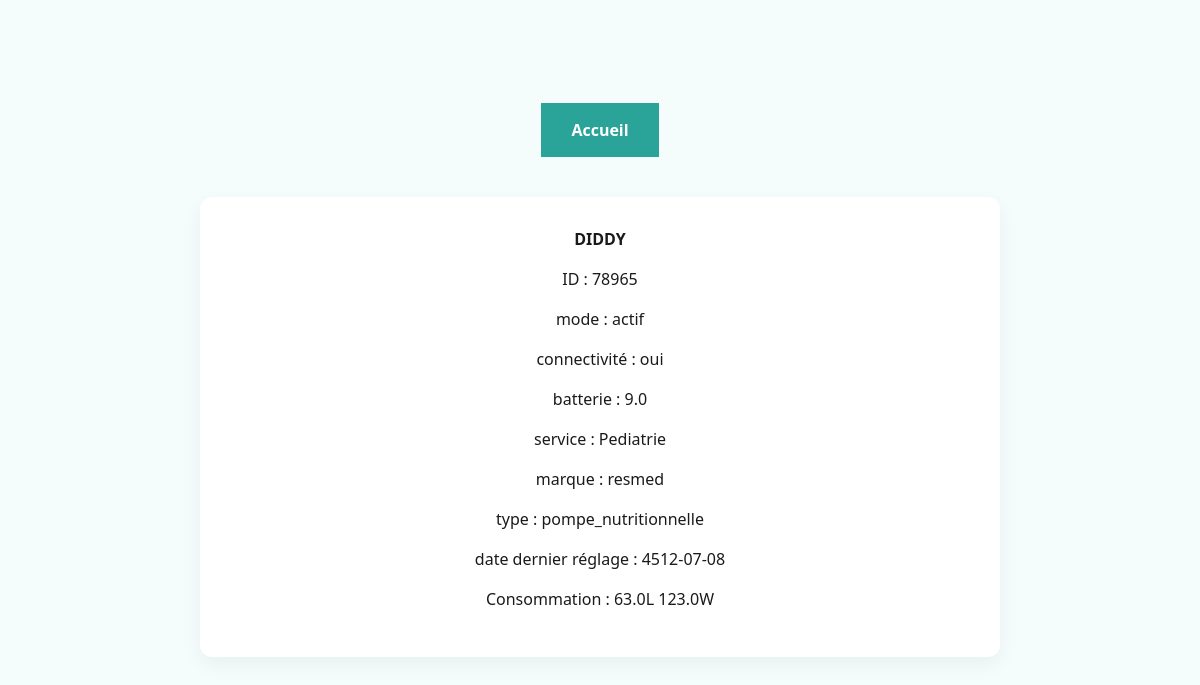
Page /objet/78965 on the committed database.
### tables this page shows
CREATE TABLE Objet (
    ID INT PRIMARY KEY,
    TempActuelle REAL,
    tempcible REAL,
    mode VARCHAR(30),
    connectivite VARCHAR(30),
    batterie REAL,
    service VARCHAR(30),
    marque VARCHAR(50),
    nom VARCHAR(255),
    type VARCHAR(30),
    dernierReglage DATE,
    ConsommationL REAL,
    ConsommationW REAL
);

### app.py (the view)
@app.route('/objet/<IDobjet>')
def objet(IDobjet):
    conn = sql.connect("donnees.db")
    cursor = conn.cursor()
    cursor.execute("SELECT * FROM Objet WHERE ID = ?", (IDobjet,))
    objet = cursor.fetchone()
    conn.close()
    return render_template("objet.html", objet=objet) if objet else ("Objet non trouvé", 404)

### app.py (called while the page is built)
@app.context_processor
def inject_user_type():
    def get_user_type_safe(pseudo):
        result = get_user_type(pseudo)
        return int(result[0]) if result else 0
    return dict(get_user_type=get_user_type_safe)

### templates/objet.html (shortened to what this page needs)
<!DOCTYPE html>
<html lang="fr">
<head>
    <link rel="stylesheet" href="https://cdn.jsdelivr.net/npm/bootstrap@5.3.0/dist/css/bootstrap.min.css">
    <link rel="stylesheet" href="{{ url_for('static', filename='dist/css/styles.css') }}">
</head>
<body>
    <div class="navbar">
        <a href="{{ url_for('accueil')}}">Accueil</a>
    </div>
    <div class="container text-center">
        <p><strong>{{ objet[8] }}</strong></p>
        <p>ID : {{ objet[0] }}</p>
        <p>mode : {{ objet[3] }}</p>
        <p>connectivité : {{ objet[4] }}</p>
        <p>batterie : {{ objet[5] }}</p>
        <p>service :  {{ objet[6] }}</p>
        <p>marque : {{ objet[7] }}</p>
        <p>type : {{ objet[9] }}</p>
        <p>date dernier réglage : {{ objet[10] }}</p>
        <p>Consommation  : {{objet[11]}}L  {{objet[12]}}W</p>
    </div>
</body>

### rows in the picture
Objet: nom "DIDDY", ID "78965", mode "actif", connectivite "oui", batterie "9.0", service "Pediatrie", marque "resmed", type "pompe_nutritionnelle", dernierReglage "4512-07-08", ConsommationL "63.0", ConsommationW "123.0"
